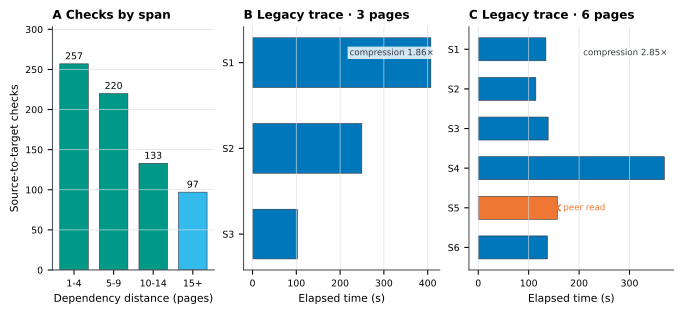

Generate this figure with Python:
#!/usr/bin/env python3
"""Appendix audit figure: benchmark dependency spans and legacy trace intervals."""

from __future__ import annotations

from pathlib import Path
import shutil

import matplotlib.pyplot as plt
import pandas as pd


ROOT = Path(__file__).resolve().parents[1]
DATA = ROOT / "data"
OUTPUT = Path(__file__).resolve().parent
MANUSCRIPT_OUTPUT = ROOT.parent / "manuscript" / "figures"

BLUE = "#0077BB"
CYAN = "#33BBEE"
TEAL = "#009988"
ORANGE = "#EE7733"
INK = "#333840"
GRID = "#D8DCE2"


def setup_style() -> None:
    plt.rcParams.update(
        {
            "font.family": "DejaVu Sans",
            "font.size": 8,
            "axes.titlesize": 9,
            "axes.labelsize": 8,
            "axes.spines.top": False,
            "axes.spines.right": False,
            "axes.edgecolor": INK,
            "axes.linewidth": 0.7,
            "xtick.labelsize": 7,
            "ytick.labelsize": 7,
            "grid.color": GRID,
            "grid.linewidth": 0.6,
            "grid.alpha": 0.8,
            "legend.frameon": False,
            "savefig.dpi": 450,
            "savefig.bbox": "tight",
            "svg.fonttype": "none",
            "svg.hashsalt": "mural-presenter-pilot-audit",
        }
    )


def draw_interval_panel(
    ax: plt.Axes,
    rows: pd.DataFrame,
    title: str,
    compression: str,
) -> None:
    rows = rows.sort_values("page")
    origin = rows["start_epoch"].min()
    height = 0.58
    for y, (_, row) in enumerate(rows.iterrows()):
        start = row["start_epoch"] - origin
        color = BLUE if bool(row["strict_conformance"]) else ORANGE
        ax.broken_barh(
            [(start, row["duration_seconds"])],
            (y - height / 2, height),
            facecolors=color,
            edgecolors=INK,
            linewidth=0.45,
        )
        if not bool(row["strict_conformance"]):
            ax.plot(
                start + row["duration_seconds"],
                y,
                marker="x",
                markersize=5,
                markeredgewidth=1.2,
                color=ORANGE,
                clip_on=False,
            )
            ax.text(
                start + row["duration_seconds"] + 12,
                y,
                "peer read",
                va="center",
                fontsize=6.5,
                color=ORANGE,
            )
    ax.set_yticks(range(len(rows)))
    ax.set_yticklabels([f"S{page}" for page in rows["page"]])
    ax.invert_yaxis()
    ax.set_xlabel("Elapsed time (s)")
    ax.set_title(title, loc="left", fontweight="bold")
    ax.grid(axis="x")
    ax.text(
        0.97,
        0.91,
        f"compression {compression}",
        transform=ax.transAxes,
        ha="right",
        va="top",
        fontsize=6.5,
        color=INK,
        bbox={"facecolor": "white", "edgecolor": "none", "alpha": 0.82, "pad": 1.5},
    )


def main() -> None:
    setup_style()
    distance = pd.read_csv(DATA / "pilot_a_distance_distribution.csv")
    workers = pd.read_csv(DATA / "pilot_b_worker_intervals.csv")

    fig = plt.figure(figsize=(7.0, 3.15), constrained_layout=True)
    grid = fig.add_gridspec(1, 3, width_ratios=[0.95, 1.15, 1.2])

    ax0 = fig.add_subplot(grid[0, 0])
    bars = ax0.bar(
        distance["distance_bin"],
        distance["checks"],
        color=[TEAL, TEAL, TEAL, CYAN],
        edgecolor=INK,
        linewidth=0.45,
        width=0.72,
    )
    ax0.bar_label(bars, padding=2, fontsize=7)
    ax0.set_ylabel("Source-to-target checks")
    ax0.set_xlabel("Dependency distance (pages)")
    ax0.set_title("A  Checks by span", loc="left", fontweight="bold")
    ax0.grid(axis="y")
    ax0.set_ylim(0, max(distance["checks"]) * 1.18)

    run3 = workers[
        workers["run_id"] == "skill_enum3_exclusion_0727_0330_adhoc"
    ]
    run6 = workers[workers["run_id"] == "skill_enum6_0727_0305_adhoc"]
    draw_interval_panel(
        fig.add_subplot(grid[0, 1]),
        run3,
        "B  Legacy trace · 3 pages",
        "1.86×",
    )
    ax2 = fig.add_subplot(grid[0, 2])
    draw_interval_panel(ax2, run6, "C  Legacy trace · 6 pages", "2.85×")

    png_path = OUTPUT / "fig_pilot_audit.png"
    svg_path = OUTPUT / "fig_pilot_audit.svg"
    MANUSCRIPT_OUTPUT.mkdir(parents=True, exist_ok=True)
    fig.savefig(
        png_path,
        dpi=450,
        metadata={"Software": "MURAL pilot-audit figure builder"},
    )
    fig.savefig(
        svg_path,
        metadata={"Date": "2026-07-31", "Creator": "MURAL pilot-audit figure builder"},
    )
    shutil.copy2(png_path, MANUSCRIPT_OUTPUT / png_path.name)
    shutil.copy2(svg_path, MANUSCRIPT_OUTPUT / svg_path.name)
    plt.close(fig)


if __name__ == "__main__":
    main()
